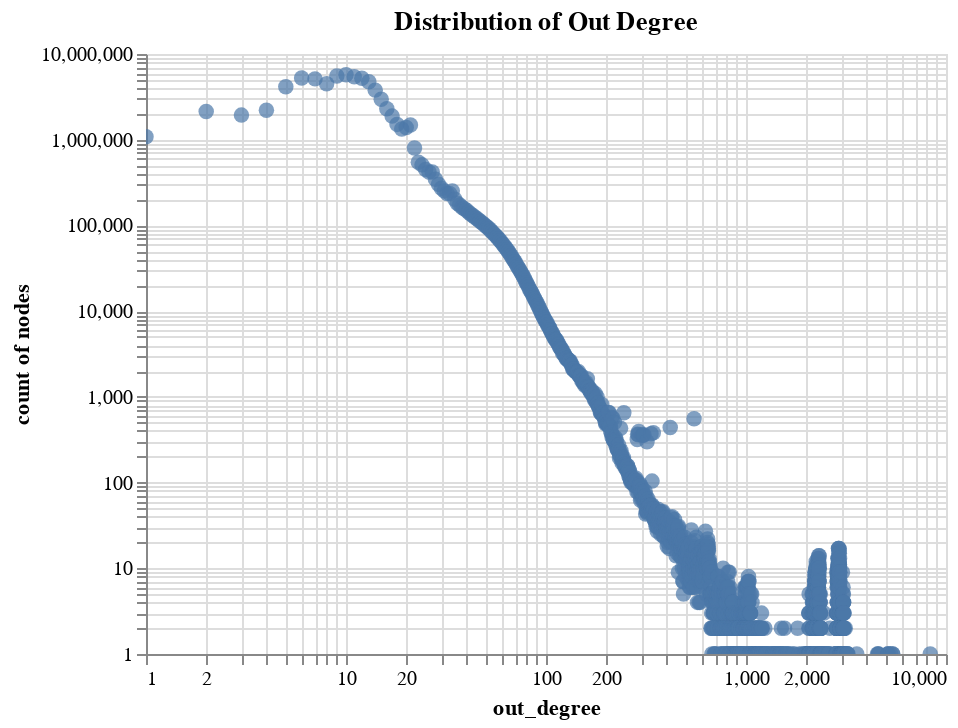

Here is the notebook cell this chart was saved with:
### Code cell
data = pd.read_csv(
    os.environ["OUT"] + "/statistics.out_degree.distribution.tsv", sep="\t"
)

alt.Chart(data).mark_circle(size=60).encode(
    x=alt.X("out_degree", scale=alt.Scale(type="log")),
    y=alt.Y("count", scale=alt.Scale(type="log"), title="count of nodes"),
    tooltip=["out_degree", "count"],
).interactive().properties(title="Distribution of Out Degree")

### Figure 1 — Vega-Lite specification as saved in the notebook (floating-point values rounded to 4 significant figures; data arrays with more than 128 entries replaced by an {"elided": "..."} marker saying what was removed)
{"config": {"view": {"continuousWidth": 400, "continuousHeight": 300}}, "data": {"name": "data-241b066d43f3af5c6f32485df47fd098"}, "mark": {"type": "circle", "size": 60}, "encoding": {"tooltip": [{"type": "quantitative", "field": "out_degree"}, {"type": "quantitative", "field": "count"}], "x": {"type": "quantitative", "field": "out_degree", "scale": {"type": "log"}}, "y": {"type": "quantitative", "field": "count", "scale": {"type": "log"}, "title": "count of nodes"}}, "selection": {"selector002": {"type": "interval", "bind": "scales", "encodings": ["x", "y"]}}, "title": "Distribution of Out Degree", "$schema": "https://vega.github.io/schema/vega-lite/v4.8.1.json", "datasets": {"data-241b066d43f3af5c6f32485df47fd098": {"elided": "1625 records"}}}
